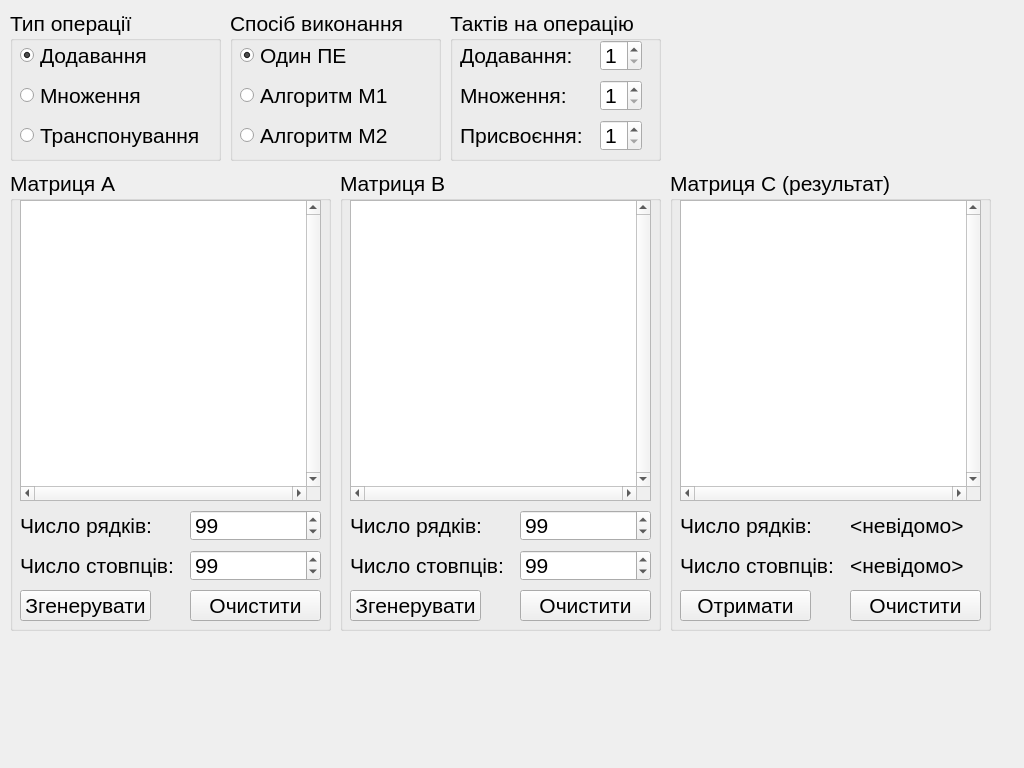
<?xml version="1.0" encoding="UTF-8"?>
<ui version="4.0">
 <class>MainWindow</class>
 <widget class="QMainWindow" name="MainWindow">
  <property name="geometry">
   <rect>
    <x>0</x>
    <y>0</y>
    <width>1024</width>
    <height>768</height>
   </rect>
  </property>
  <property name="windowTitle">
   <string>MainWindow</string>
  </property>
  <widget class="QWidget" name="centralWidget">
   <widget class="QGroupBox" name="taskType">
    <property name="geometry">
     <rect>
      <x>10</x>
      <y>10</y>
      <width>211</width>
      <height>151</height>
     </rect>
    </property>
    <property name="font">
     <font>
      <pointsize>16</pointsize>
     </font>
    </property>
    <property name="title">
     <string>Тип операції</string>
    </property>
    <property name="flat">
     <bool>false</bool>
    </property>
    <property name="checkable">
     <bool>false</bool>
    </property>
    <widget class="QRadioButton" name="addition">
     <property name="geometry">
      <rect>
       <x>10</x>
       <y>30</y>
       <width>131</width>
       <height>31</height>
      </rect>
     </property>
     <property name="text">
      <string>Додавання</string>
     </property>
     <property name="checked">
      <bool>true</bool>
     </property>
    </widget>
    <widget class="QRadioButton" name="multiplication">
     <property name="geometry">
      <rect>
       <x>10</x>
       <y>70</y>
       <width>131</width>
       <height>31</height>
      </rect>
     </property>
     <property name="text">
      <string>Множення</string>
     </property>
    </widget>
    <widget class="QRadioButton" name="transposition">
     <property name="geometry">
      <rect>
       <x>10</x>
       <y>110</y>
       <width>181</width>
       <height>31</height>
      </rect>
     </property>
     <property name="text">
      <string>Транспонування</string>
     </property>
    </widget>
   </widget>
   <widget class="QGroupBox" name="matrixA">
    <property name="geometry">
     <rect>
      <x>10</x>
      <y>170</y>
      <width>321</width>
      <height>461</height>
     </rect>
    </property>
    <property name="font">
     <font>
      <pointsize>16</pointsize>
     </font>
    </property>
    <property name="title">
     <string>Матриця А</string>
    </property>
    <widget class="QTextBrowser" name="matrixAView">
     <property name="geometry">
      <rect>
       <x>10</x>
       <y>30</y>
       <width>301</width>
       <height>301</height>
      </rect>
     </property>
     <property name="verticalScrollBarPolicy">
      <enum>Qt::ScrollBarAlwaysOn</enum>
     </property>
     <property name="horizontalScrollBarPolicy">
      <enum>Qt::ScrollBarAlwaysOn</enum>
     </property>
     <property name="lineWrapMode">
      <enum>QTextEdit::NoWrap</enum>
     </property>
    </widget>
    <widget class="QSpinBox" name="rowsA">
     <property name="geometry">
      <rect>
       <x>180</x>
       <y>340</y>
       <width>131</width>
       <height>31</height>
      </rect>
     </property>
     <property name="maximum">
      <number>9999</number>
     </property>
     <property name="value">
      <number>99</number>
     </property>
    </widget>
    <widget class="QLabel" name="label">
     <property name="geometry">
      <rect>
       <x>10</x>
       <y>340</y>
       <width>131</width>
       <height>31</height>
      </rect>
     </property>
     <property name="text">
      <string>Число рядків:</string>
     </property>
    </widget>
    <widget class="QLabel" name="label_2">
     <property name="geometry">
      <rect>
       <x>10</x>
       <y>380</y>
       <width>161</width>
       <height>31</height>
      </rect>
     </property>
     <property name="text">
      <string>Число стовпців:</string>
     </property>
    </widget>
    <widget class="QSpinBox" name="columnsA">
     <property name="geometry">
      <rect>
       <x>180</x>
       <y>380</y>
       <width>131</width>
       <height>31</height>
      </rect>
     </property>
     <property name="maximum">
      <number>9999</number>
     </property>
     <property name="value">
      <number>99</number>
     </property>
    </widget>
    <widget class="QPushButton" name="generateA">
     <property name="geometry">
      <rect>
       <x>10</x>
       <y>420</y>
       <width>131</width>
       <height>31</height>
      </rect>
     </property>
     <property name="text">
      <string>Згенерувати</string>
     </property>
    </widget>
    <widget class="QPushButton" name="clearA">
     <property name="geometry">
      <rect>
       <x>180</x>
       <y>420</y>
       <width>131</width>
       <height>31</height>
      </rect>
     </property>
     <property name="text">
      <string>Очистити</string>
     </property>
    </widget>
   </widget>
   <widget class="QGroupBox" name="matrixB">
    <property name="geometry">
     <rect>
      <x>340</x>
      <y>170</y>
      <width>321</width>
      <height>461</height>
     </rect>
    </property>
    <property name="font">
     <font>
      <pointsize>16</pointsize>
     </font>
    </property>
    <property name="title">
     <string>Матриця B</string>
    </property>
    <widget class="QTextBrowser" name="matrixBView">
     <property name="geometry">
      <rect>
       <x>10</x>
       <y>30</y>
       <width>301</width>
       <height>301</height>
      </rect>
     </property>
     <property name="verticalScrollBarPolicy">
      <enum>Qt::ScrollBarAlwaysOn</enum>
     </property>
     <property name="horizontalScrollBarPolicy">
      <enum>Qt::ScrollBarAlwaysOn</enum>
     </property>
     <property name="lineWrapMode">
      <enum>QTextEdit::NoWrap</enum>
     </property>
    </widget>
    <widget class="QSpinBox" name="rowsB">
     <property name="geometry">
      <rect>
       <x>180</x>
       <y>340</y>
       <width>131</width>
       <height>31</height>
      </rect>
     </property>
     <property name="maximum">
      <number>9999</number>
     </property>
     <property name="value">
      <number>99</number>
     </property>
    </widget>
    <widget class="QLabel" name="label_3">
     <property name="geometry">
      <rect>
       <x>10</x>
       <y>340</y>
       <width>131</width>
       <height>31</height>
      </rect>
     </property>
     <property name="text">
      <string>Число рядків:</string>
     </property>
    </widget>
    <widget class="QLabel" name="label_4">
     <property name="geometry">
      <rect>
       <x>10</x>
       <y>380</y>
       <width>161</width>
       <height>31</height>
      </rect>
     </property>
     <property name="text">
      <string>Число стовпців:</string>
     </property>
    </widget>
    <widget class="QSpinBox" name="columnsB">
     <property name="geometry">
      <rect>
       <x>180</x>
       <y>380</y>
       <width>131</width>
       <height>31</height>
      </rect>
     </property>
     <property name="maximum">
      <number>9999</number>
     </property>
     <property name="value">
      <number>99</number>
     </property>
    </widget>
    <widget class="QPushButton" name="generateB">
     <property name="geometry">
      <rect>
       <x>10</x>
       <y>420</y>
       <width>131</width>
       <height>31</height>
      </rect>
     </property>
     <property name="text">
      <string>Згенерувати</string>
     </property>
    </widget>
    <widget class="QPushButton" name="clearB">
     <property name="geometry">
      <rect>
       <x>180</x>
       <y>420</y>
       <width>131</width>
       <height>31</height>
      </rect>
     </property>
     <property name="text">
      <string>Очистити</string>
     </property>
    </widget>
   </widget>
   <widget class="QGroupBox" name="tickSettings">
    <property name="geometry">
     <rect>
      <x>450</x>
      <y>10</y>
      <width>211</width>
      <height>151</height>
     </rect>
    </property>
    <property name="font">
     <font>
      <pointsize>16</pointsize>
     </font>
    </property>
    <property name="title">
     <string>Тактів на операцію</string>
    </property>
    <property name="flat">
     <bool>false</bool>
    </property>
    <property name="checkable">
     <bool>false</bool>
    </property>
    <widget class="QLabel" name="label_5">
     <property name="geometry">
      <rect>
       <x>10</x>
       <y>30</y>
       <width>111</width>
       <height>31</height>
      </rect>
     </property>
     <property name="text">
      <string>Додавання:</string>
     </property>
    </widget>
    <widget class="QLabel" name="label_6">
     <property name="geometry">
      <rect>
       <x>10</x>
       <y>70</y>
       <width>111</width>
       <height>31</height>
      </rect>
     </property>
     <property name="text">
      <string>Множення:</string>
     </property>
    </widget>
    <widget class="QSpinBox" name="ticksPerAddition">
     <property name="geometry">
      <rect>
       <x>150</x>
       <y>30</y>
       <width>42</width>
       <height>31</height>
      </rect>
     </property>
     <property name="minimum">
      <number>1</number>
     </property>
    </widget>
    <widget class="QSpinBox" name="ticksPerMultiplication">
     <property name="geometry">
      <rect>
       <x>150</x>
       <y>70</y>
       <width>42</width>
       <height>31</height>
      </rect>
     </property>
     <property name="minimum">
      <number>1</number>
     </property>
    </widget>
    <widget class="QLabel" name="label_7">
     <property name="geometry">
      <rect>
       <x>10</x>
       <y>110</y>
       <width>121</width>
       <height>31</height>
      </rect>
     </property>
     <property name="text">
      <string>Присвоєння:</string>
     </property>
    </widget>
    <widget class="QSpinBox" name="ticksPerAssignment">
     <property name="geometry">
      <rect>
       <x>150</x>
       <y>110</y>
       <width>42</width>
       <height>31</height>
      </rect>
     </property>
     <property name="minimum">
      <number>1</number>
     </property>
    </widget>
   </widget>
   <widget class="QGroupBox" name="taskPerformType">
    <property name="geometry">
     <rect>
      <x>230</x>
      <y>10</y>
      <width>211</width>
      <height>151</height>
     </rect>
    </property>
    <property name="font">
     <font>
      <pointsize>16</pointsize>
     </font>
    </property>
    <property name="title">
     <string>Спосіб виконання</string>
    </property>
    <property name="flat">
     <bool>false</bool>
    </property>
    <property name="checkable">
     <bool>false</bool>
    </property>
    <widget class="QRadioButton" name="oneUnit">
     <property name="geometry">
      <rect>
       <x>10</x>
       <y>30</y>
       <width>131</width>
       <height>31</height>
      </rect>
     </property>
     <property name="text">
      <string>Один ПЕ</string>
     </property>
     <property name="checked">
      <bool>true</bool>
     </property>
    </widget>
    <widget class="QRadioButton" name="m1">
     <property name="geometry">
      <rect>
       <x>10</x>
       <y>70</y>
       <width>151</width>
       <height>31</height>
      </rect>
     </property>
     <property name="text">
      <string>Алгоритм М1</string>
     </property>
    </widget>
    <widget class="QRadioButton" name="m2">
     <property name="geometry">
      <rect>
       <x>10</x>
       <y>110</y>
       <width>181</width>
       <height>31</height>
      </rect>
     </property>
     <property name="text">
      <string>Алгоритм М2</string>
     </property>
    </widget>
   </widget>
   <widget class="QGroupBox" name="matrixC">
    <property name="geometry">
     <rect>
      <x>670</x>
      <y>170</y>
      <width>321</width>
      <height>461</height>
     </rect>
    </property>
    <property name="font">
     <font>
      <pointsize>16</pointsize>
     </font>
    </property>
    <property name="title">
     <string>Матриця C (результат)</string>
    </property>
    <widget class="QTextBrowser" name="matrixCView">
     <property name="geometry">
      <rect>
       <x>10</x>
       <y>30</y>
       <width>301</width>
       <height>301</height>
      </rect>
     </property>
     <property name="verticalScrollBarPolicy">
      <enum>Qt::ScrollBarAlwaysOn</enum>
     </property>
     <property name="horizontalScrollBarPolicy">
      <enum>Qt::ScrollBarAlwaysOn</enum>
     </property>
     <property name="lineWrapMode">
      <enum>QTextEdit::NoWrap</enum>
     </property>
    </widget>
    <widget class="QLabel" name="label_8">
     <property name="geometry">
      <rect>
       <x>10</x>
       <y>340</y>
       <width>131</width>
       <height>31</height>
      </rect>
     </property>
     <property name="text">
      <string>Число рядків:</string>
     </property>
    </widget>
    <widget class="QLabel" name="label_9">
     <property name="geometry">
      <rect>
       <x>10</x>
       <y>380</y>
       <width>161</width>
       <height>31</height>
      </rect>
     </property>
     <property name="text">
      <string>Число стовпців:</string>
     </property>
    </widget>
    <widget class="QLabel" name="rowsC">
     <property name="geometry">
      <rect>
       <x>180</x>
       <y>340</y>
       <width>121</width>
       <height>31</height>
      </rect>
     </property>
     <property name="text">
      <string>&lt;невідомо&gt;</string>
     </property>
    </widget>
    <widget class="QLabel" name="columnsC">
     <property name="geometry">
      <rect>
       <x>180</x>
       <y>380</y>
       <width>121</width>
       <height>31</height>
      </rect>
     </property>
     <property name="text">
      <string>&lt;невідомо&gt;</string>
     </property>
    </widget>
    <widget class="QPushButton" name="clearC">
     <property name="geometry">
      <rect>
       <x>180</x>
       <y>420</y>
       <width>131</width>
       <height>31</height>
      </rect>
     </property>
     <property name="text">
      <string>Очистити</string>
     </property>
    </widget>
    <widget class="QPushButton" name="start">
     <property name="geometry">
      <rect>
       <x>10</x>
       <y>420</y>
       <width>131</width>
       <height>31</height>
      </rect>
     </property>
     <property name="text">
      <string>Отримати</string>
     </property>
    </widget>
   </widget>
  </widget>
 </widget>
 <layoutdefault spacing="6" margin="11"/>
 <resources/>
 <connections/>
</ui>
